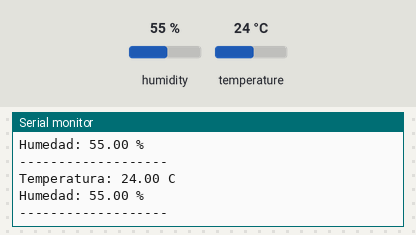
Simulated run of this sketch. Board: ESP32. Shown: the last lines printed to the serial monitor. Inputs (shaded band) come from the test bench; at power-on: humidity 55 %, temperature 24 °C.

Above: at 4.8 s.
4.9 s: humidity set to 22 %
At 7.2 s:
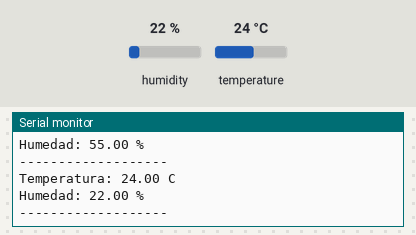
7.9 s: temperature set to 12 °C
At 8.7 s:
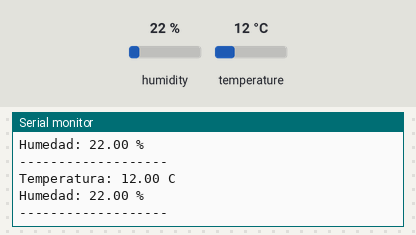
10.9 s: humidity set to 40 %
At 13.0 s:
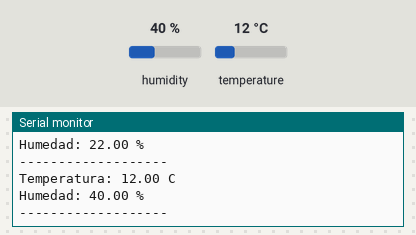
Timing chart, 0 to 14.5 s (numbered marks = the images above; inputs shaded):
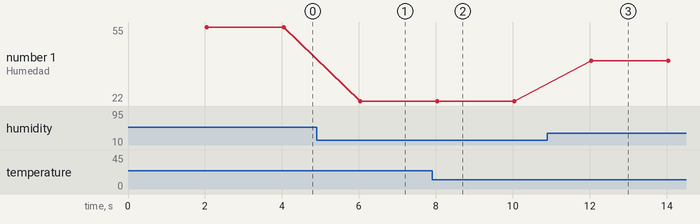

Measured:
- after the input at 4.9 s, the serial monitor: prints a new line after 1.1 s (image 1)
- after the input at 7.9 s, the serial monitor: prints a new line after 0.14 s (image 2)
- after the input at 10.9 s, the serial monitor: prints a new line after 1.1 s (image 3)
- plotted number 1: 55 → 22 after the input at 4.9 s, 22 → 40 after the input at 10.9 s

The sketch:

pantalla.ino
```cpp
#include <Wire.h>
#include "Adafruit_SHT31.h"

#define SDA_PIN 4
#define SCL_PIN 5

Adafruit_SHT31 sht31 = Adafruit_SHT31();

unsigned long previousMillis = 0;
const long interval = 2000;

void setup() {

  Serial.begin(115200);

  Wire.begin(SDA_PIN, SCL_PIN);

  Serial.println("Iniciando NSHT30...");

  if (!sht31.begin(0x44)) {

    Serial.println("Sensor NO encontrado");

    while (1);
  }

  Serial.println("Sensor OK");
}

void loop() {

  unsigned long currentMillis = millis();

  if (currentMillis - previousMillis >= interval) {

    previousMillis = currentMillis;

    float temp = sht31.readTemperature();
    float hum = sht31.readHumidity();

    Serial.print("Temperatura: ");
    Serial.print(temp);
    Serial.println(" C");

    Serial.print("Humedad: ");
    Serial.print(hum);
    Serial.println(" %");

    Serial.println("-------------------");
  }
}
```
